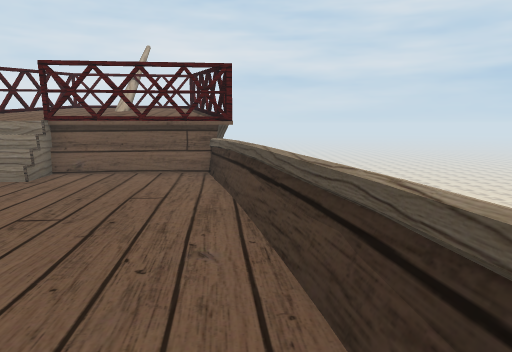
[1] (above)

16 first-person views from a walk through a scene from a Unity 3-D project. The camera is 1.3 m above the floor, tilts 8° down and sees 70° across. The floor is counted in squares, 1 m on a side. Each view is taken from the middle of a square. On the plan, view 1 faces up. The plan holds only what a view shows up to about 15 squares ahead; the rest is blank. The place goes on beyond the plan. The player is left out. Some surface patterns are stand-ins.

[2]
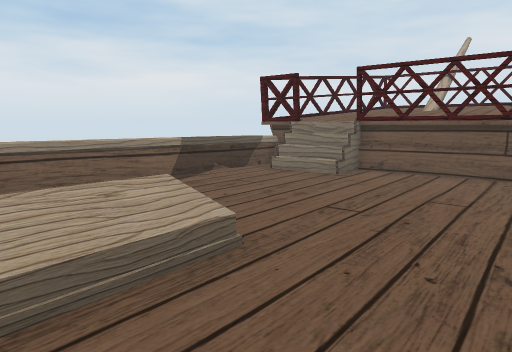

[3]
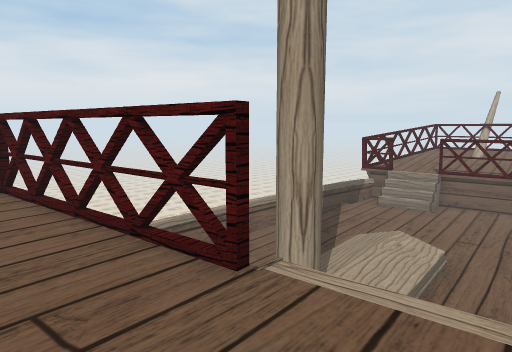

[4]
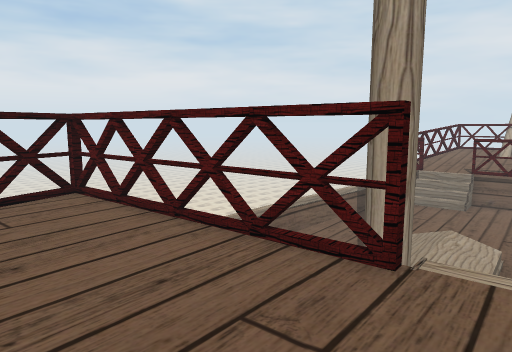

[5]
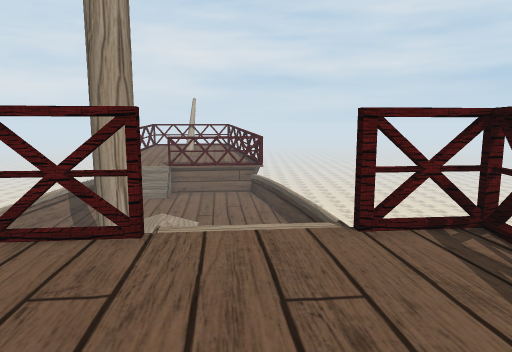

[6]
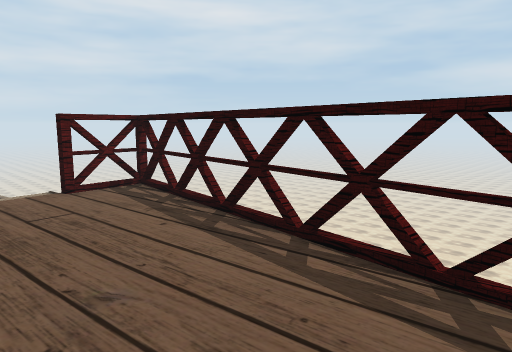

[7]
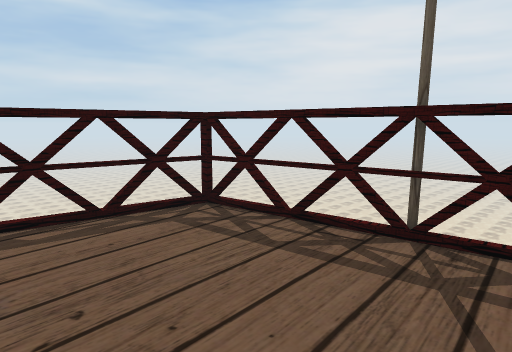

[8]
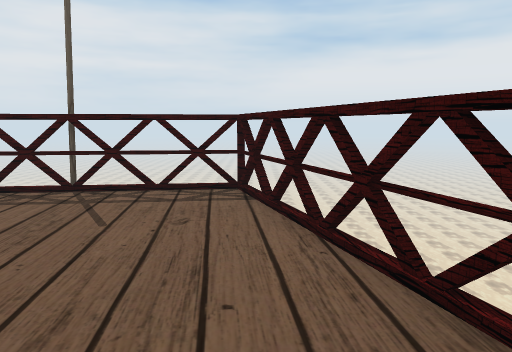

[9]
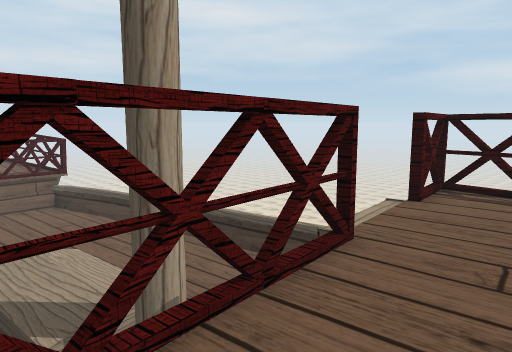

[10]
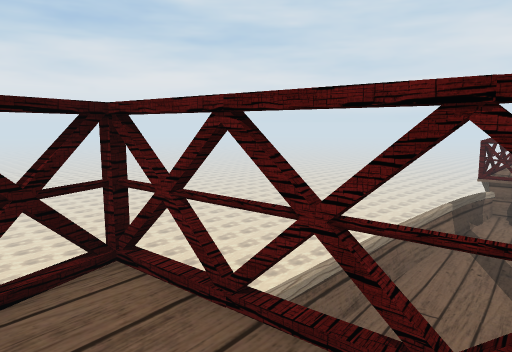

[11]
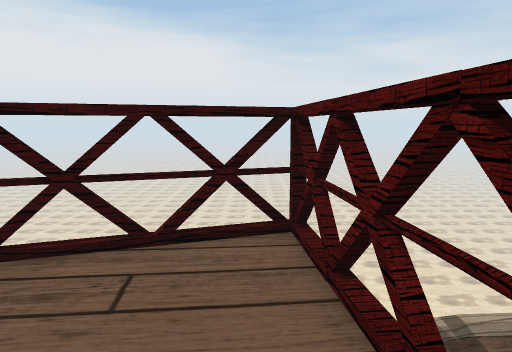

[12]
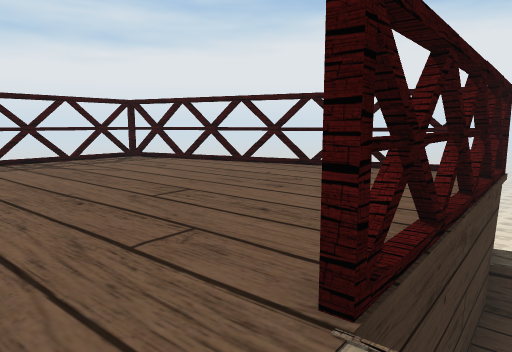

[13]
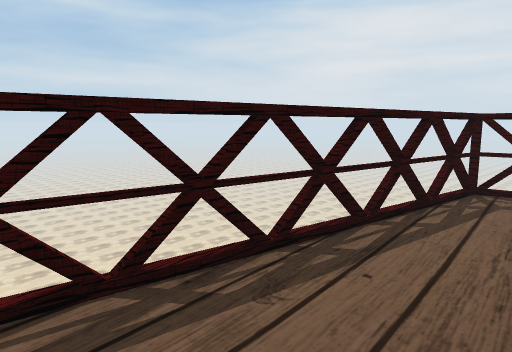

[14]
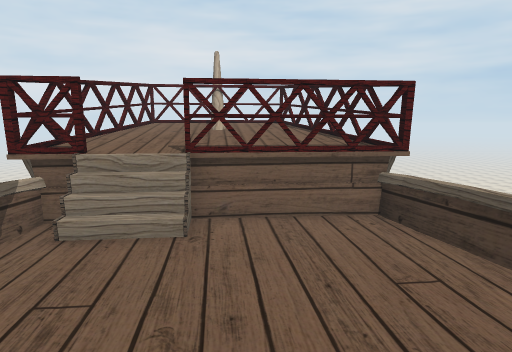

[15]
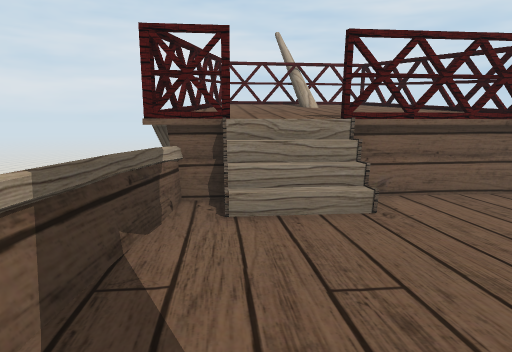

[16]
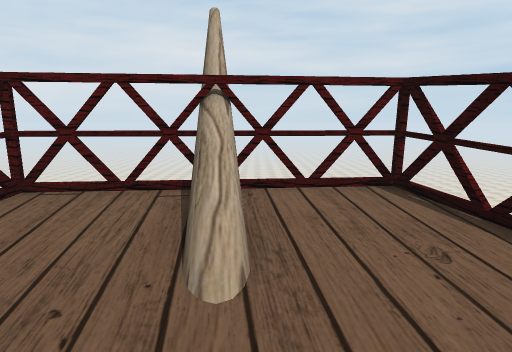

### Floor plan
Key: @ floor where view 1 was taken; # wall or solid block; x gap in a wall; . main floor; : floor 0.75 m higher than the main floor; + floor 1.5 m higher than the main floor; * floor 1.75 m higher than the main floor; % floor 2 m higher than the main floor; & floor 2.25 m higher than the main floor; / step, stairs or slope; = window, fence, low wall or low ledge; v drop or lower ground.
Columns run from 9 left of view 1 to 2 right of it. Each row starts with its distance up from view 1.
 18    #v
 17  vv##v#
 16  x%==%#v
 15  v%//**v
 14  v*****v
 13  #*****#
 12 v**+++++v
 11 v+++++++x
 10 x+++#####
  9 v=//=...=
  8 ==///...==
  7 =........=
  6 =........=
  5 =........=
  4 =........=v
  3 =.........=
  2 =.../:/...=
  1 =.../:/...=
  0 =...///..@=
 -1 =...///...=
 -2 ==  ./    =v
 -3 v=   #
 -4 v=     //###
 -5  #vvxv#=&&&x
 -6 vx&&&&&&&&&v
 -7  v&&&&&&&&&v
 -8  v&&&&&&&&&v
 -9   #&&&&&&&#v
-10   v&&&&&&&x
-11   v&&&&&&&v
-12    #&&&&&&x
-13    #xvxxvxv

Where each view was taken, in squares from view 1:
view 1: 0 up, 0 right, facing up
view 2: 0 up, 0 right, facing up-left
view 3: 7 down, 0 right, facing up-left
view 4: 8 down, 1 left, facing up-left
view 5: 9 down, 1 left, facing up
view 6: 12 down, 2 left, facing up-right
view 7: 9 down, 4 left, facing down-right
view 8: 6 down, 6 left, facing down
view 9: 7 down, 6 left, facing up-right
view 10: 7 down, 5 left, facing up-left
view 11: 6 down, 4 left, facing left
view 12: 4 down, 1 left, facing down-left
view 13: 5 down, 1 left, facing down-right
view 14: 2 up, 4 left, facing up
view 15: 3 up, 7 left, facing up
view 16: 12 up, 5 left, facing up
